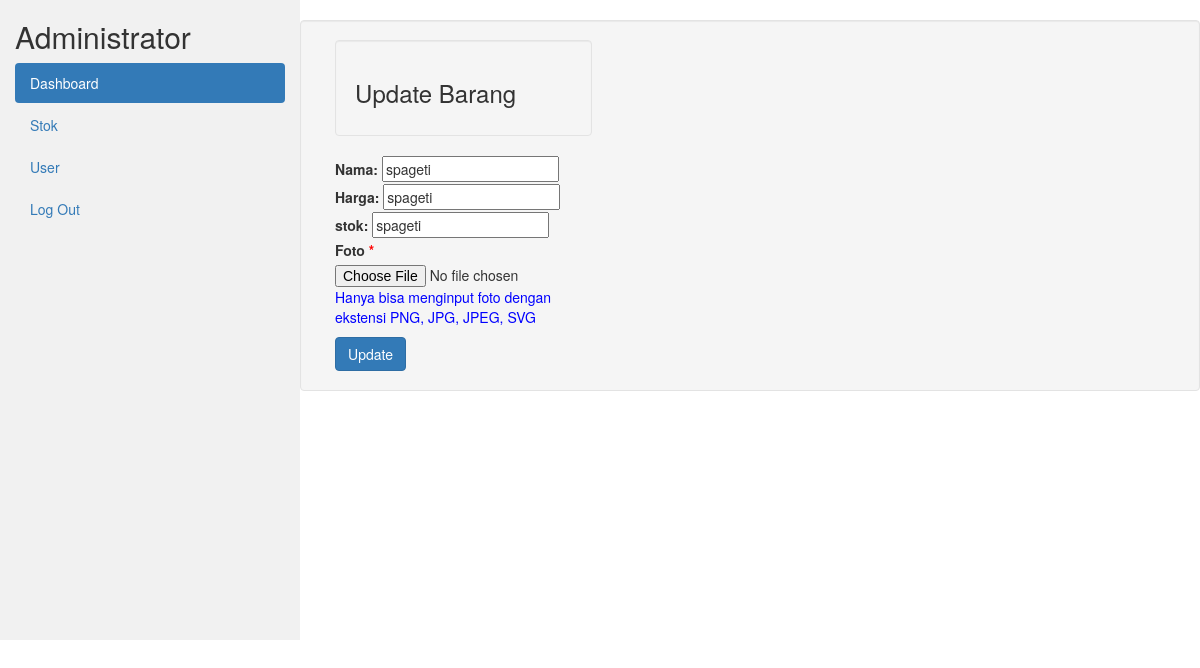
The app's page /petugas/index.php?page=editbarang&idproduk=23 (signed in) with its own data.
### tables this page shows
CREATE TABLE `produk` (
  `idproduk` int(11) NOT NULL,
  `nama` varchar(255) NOT NULL,
  `harga` decimal(10,2) NOT NULL,
  `stok` int(11) NOT NULL,
  `foto` varchar(255) NOT NULL,
  `terjual` int(11) NOT NULL
);

### petugas/editbarang.php (the view, shortened to what this page needs)
<?php
include_once("../koneksi/koneksi.php");
$id = $_GET['idproduk'];
$result1 = mysqli_query($koneksi, "SELECT * FROM produk WHERE idproduk=$id");
while ($barang_data = mysqli_fetch_array($result1)) {
    $name = $barang_data['nama'];
}
?>
<div class="row well">
    <div class="col-md-4">
        <div class="card well">
            <h3 class="">Update Barang</h3>
        </div>
        <div class="card-body">
            <from action="" method="POST" entype="multipart/form-data">
            <div class="mb-3 mt-3">
                <label for="nama" class="form-label">Nama:</label>
                <input type="text" clas="form-control" id="NamaUser" value="<?php echo $name; ?>" placeholder="Masukkan Nama" name="nama">
            </div>
            <div class="mb-3">
                <label for="harga" class="form-label">Harga:</label>
                <input type="text" clas="form-control" id="harga" value="<?php echo $name; ?>" placeholder="Masukkan Nama" name="harga">
            </div>
            <div class="mb-3">
                <label for="stok" class="form-label">stok:</label>
                <input type="text" clas="form-control" id="stok" value="<?php echo $name; ?>" placeholder="Masukkan Stok" name="stok">
            </div>
            <div class="mb-3">
                <label for="foto" class="form-label">Foto<span style="color: red;"> *</span></label>
                <input type="file" clas="form-control" id="foto" name="foto">
                <p style="color: blue;">Hanya bisa menginput foto dengan ekstensi PNG, JPG, JPEG, SVG</p>
            </div>
            <button type="sumbit" name="update" class="btn btn-primary">Update</button>
         </from>
       </div>
     </div>
   </div>
</div>

### records on screen
produk: nama "spageti", harga "spageti", stok "spageti"

### other values on screen
$Level "Administrator"
